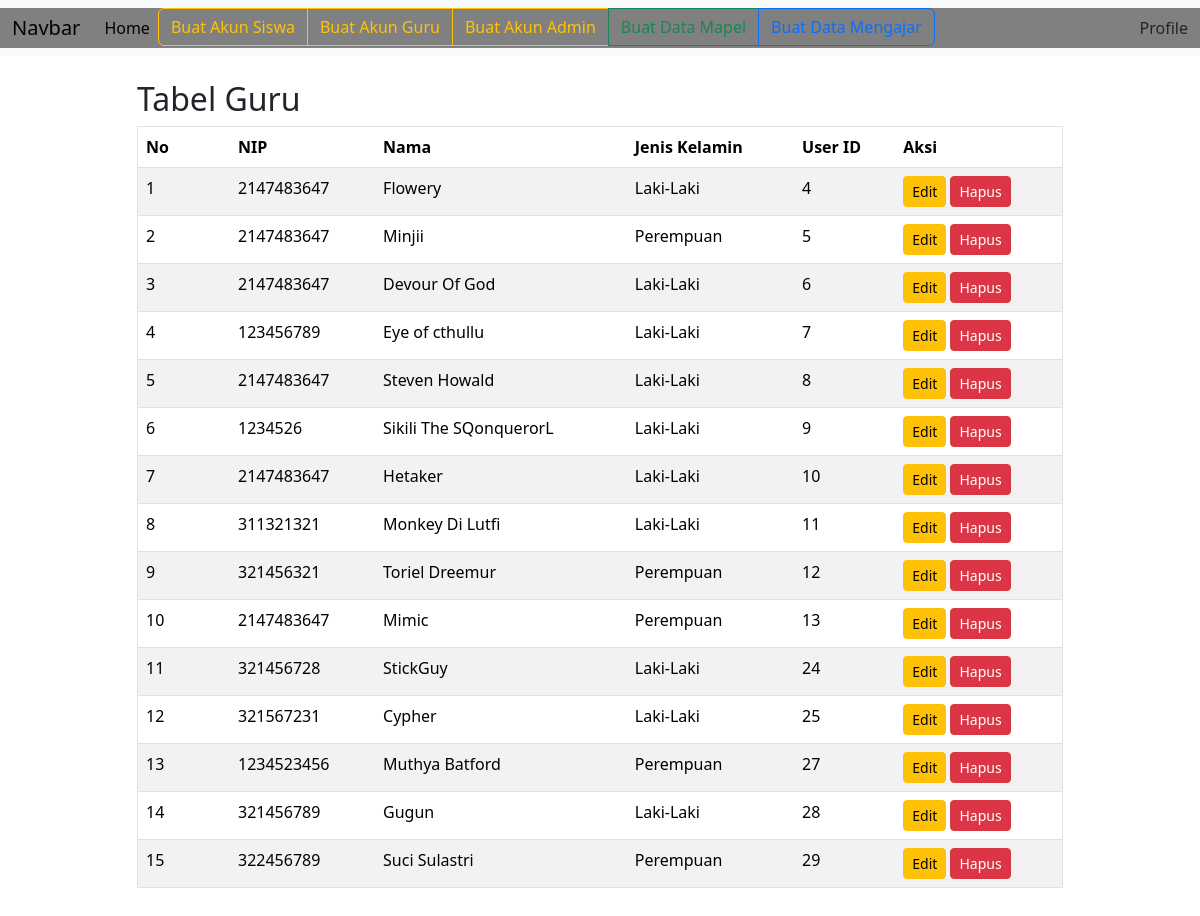
Page /tabel/guru.php (signed in) on the committed database.
### tables this page shows
CREATE TABLE `guru` (
  `id` int(11) NOT NULL,
  `nip` int(11) NOT NULL,
  `nama` varchar(255) NOT NULL,
  `jenis_kelamin` set('Laki-Laki','Perempuan') NOT NULL,
  `user_id` int(11) NOT NULL
);

### tabel/guru.php (the view)
<?php
require("../konek.php");
include("../header.php");
$sql = mysqli_fetch_all(mysqli_query($konek, "SELECT *, COALESCE (guru.id) AS id_guru FROM guru LEFT JOIN users ON users.id = guru.user_id
ORDER BY guru.id asc"), MYSQLI_ASSOC);
$o = 1;
?>
<body>
        <div class="container my-4">
            <div class="row justify-content-center">
                <div class="col-md-10">
                    <h2>Tabel Guru</h2>
                    <table id="tabelUser" class="table table-striped table-hover border">
                        <thead>
                            <tr>
                                <th scope="col" style="width: 10%;">No</th>
                                <th scope="col">NIP</th>
                                <th scope="col">Nama</th>
                                <th scope="col">Jenis Kelamin</th>
                                <th scope="col">User ID</th>
                                <th scope="col">Aksi</th>
                            </tr>
                         </thead>
                         <tbody>
                            <?php if (count($sql) > 0): ?>
                                <?php foreach($sql as $i): ?>
                                    <tr>
                                        <td><?= $o++; ?></td>
                                        <td><?= $i['nip']; ?></td>
                                        <td><?= $i['nama']; ?></td>
                                        <td><?= $i['jenis_kelamin']; ?></td>
                                        <td><?= $i['user_id']; ?></td>
                                        <td>
                                            <a href="../form_manip/form_edit.php?id=<?= $i['id']; ?>&&role=<?= $i['role']; ?>&&username=<?= $i['username']; ?>&&password=<?= $i['password']; ?>&&nip=<?= $i['nip']; ?>&&nama=<?= $i['nama']; ?>&&jk=<?= $i['jenis_kelamin']; ?>" class="btn btn-warning btn-sm">Edit</a>
                                            <a href="../aksi/akun/aksi_hapus.php?id=<?= $i['user_id']; ?>&&role=<?= $i['role']; ?>" onclick="return confirm('Apakah anda yakin ingin menghapus data ini?')" class="btn btn-danger btn-sm">Hapus</a>
                                        </td>
                                    </tr>
                                <?php endforeach; ?>
                            <?php else: ?>
                                <tr>
                                    <td colspan="6">Data Belum Di Isi</td>
                                </tr>
                            <?php endif; ?>
                        </tbody>
                    </table>
                </div>
            </div>
        </div>
    </body>
</html>

### header.php (shortened to what this page needs)
<?php
require("konek.php");
$id = $_SESSION['akun_id'];
$sqlrole = mysqli_fetch_all(mysqli_query($konek, "SELECT role FROM users WHERE id = $id"), MYSQLI_ASSOC);
foreach ($sqlrole as $r) {};
$role = $r['role'];
?>
<!DOCTYPE html>
<html>
    <head>
        <link href="https://cdn.jsdelivr.net/npm/bootstrap@5.3.3/dist/css/bootstrap.min.css" rel="stylesheet">
    </head>
    <nav class="navbar navbar-expand-lg bg-body-tertiary">
        <div class="container-fluid" style="background-color: gray;">
            <?php if($role == "admin"): ?>
            <a class="navbar-brand" href="#">Navbar</a>
            <div class="collapse navbar-collapse" id="navbarSupportedContent">
                <ul class="navbar-nav me-auto mb-2 mb-lg-0">
                    <li class="nav-item">
                        <a class="nav-link active" aria-current="page" href="../main_menu/main_menu.php">Home</a>
                    </li>
                    <li class="nav-item">
                        <div class="btn-group" role="group" aria-label="Basic example">
                            <a type="button" class="btn btn-outline-warning" href="../create_new/siswa_input.php">Buat Akun Siswa</a>
                            <a type="button" class="btn btn-outline-warning" href="../create_new/guru_input.php">Buat Akun Guru</a>
                            <a type="button" class="btn btn-outline-warning" href="../create_new/admin_input.php">Buat Akun Admin</a>
                            <a type="button" class="btn btn-outline-success" href="../create_new/mapel_input.php">Buat Data Mapel</a>
                            <a type="button" class="btn btn-outline-primary" href="../create_new/mengajar.php">Buat Data Mengajar</a>
                        </div>
                    </li>
                </ul>
                <span>
                    <a class="nav-link active" aria-current="page" href="../main_menu/profile.php">Profile</a>
                </span>
            </div>
            <?php endif; ?>
        </div>
    </nav>

### rows in the picture
guru: nip "2147483647", nama "Flowery", jenis_kelamin "Laki-Laki", user "4"
guru: nip "2147483647", nama "Minjii", jenis_kelamin "Perempuan", user "5"
guru: nip "2147483647", nama "Devour Of God", jenis_kelamin "Laki-Laki", user "6"
guru: nip "123456789", nama "Eye of cthullu", jenis_kelamin "Laki-Laki", user "7"
guru: nip "2147483647", nama "Steven Howald", jenis_kelamin "Laki-Laki", user "8"
guru: nip "1234526", nama "Sikili The SQonquerorL", jenis_kelamin "Laki-Laki", user "9"
guru: nip "2147483647", nama "Hetaker", jenis_kelamin "Laki-Laki", user "10"
guru: nip "311321321", nama "Monkey Di Lutfi", jenis_kelamin "Laki-Laki", user "11"
guru: nip "321456321", nama "Toriel Dreemur", jenis_kelamin "Perempuan", user "12"
guru: nip "2147483647", nama "Mimic", jenis_kelamin "Perempuan", user "13"
guru: nip "321456728", nama "StickGuy", jenis_kelamin "Laki-Laki", user "24"
guru: nip "321567231", nama "Cypher", jenis_kelamin "Laki-Laki", user "25"
guru: nip "1234523456", nama "Muthya Batford", jenis_kelamin "Perempuan", user "27"
guru: nip "321456789", nama "Gugun", jenis_kelamin "Laki-Laki", user "28"
guru: nip "322456789", nama "Suci Sulastri", jenis_kelamin "Perempuan", user "29"
